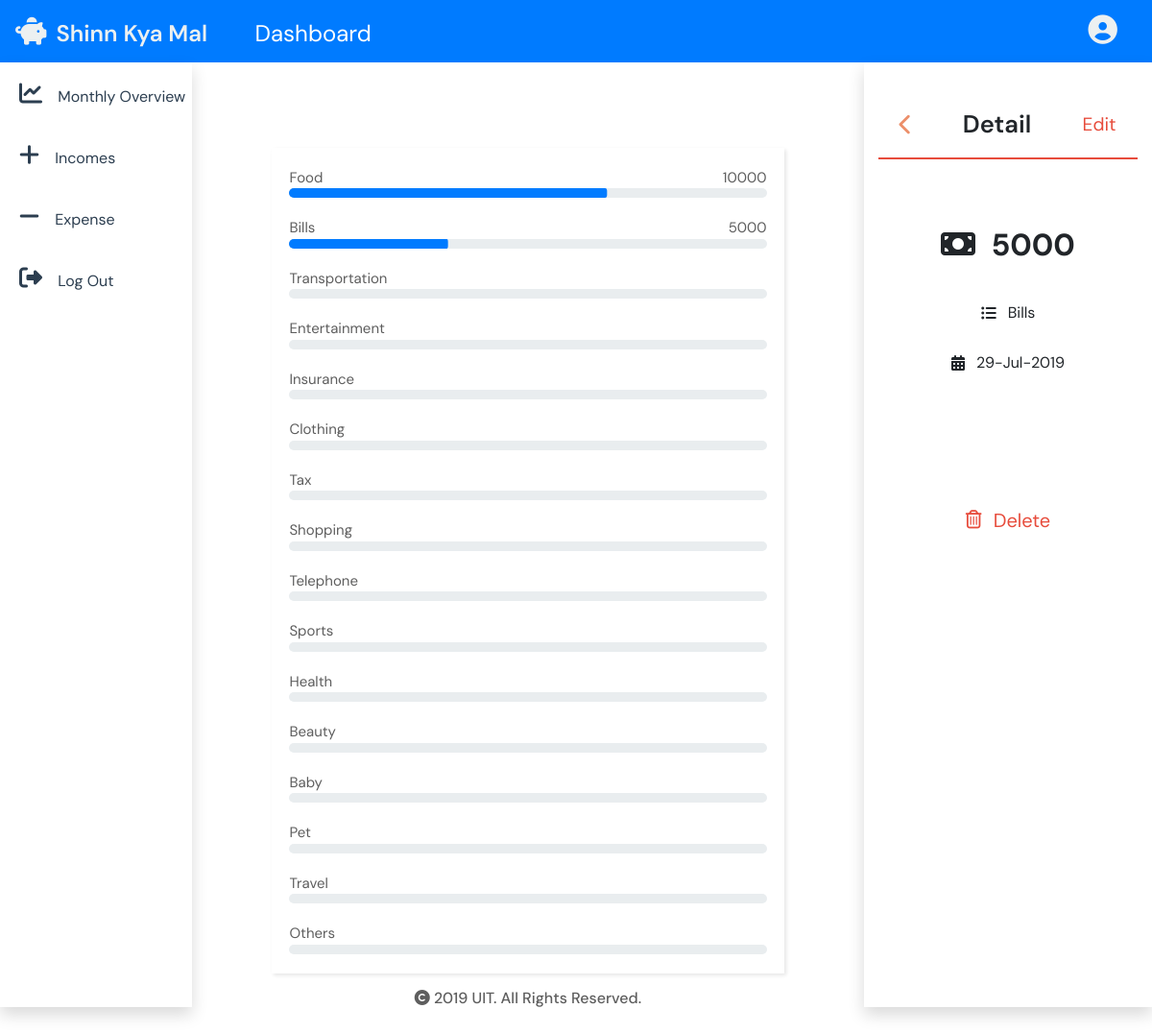
Page /main/expenseEdit.php?id=2 (signed in) on the committed database.
### tables this page shows
CREATE TABLE `expensebycat` (
  `expense_cat_fk_id` int(11) NOT NULL,
  `expense_user_cat_id` int(11) NOT NULL,
  `expense_cat_amount` int(11) NOT NULL,
  `expense_cat_date` date NOT NULL
);

CREATE TABLE `expense` (
  `expense_id` int(10) NOT NULL,
  `expense_categories` varchar(255) NOT NULL,
  `expense_user_fk_id` int(11) DEFAULT NULL,
  `expense_dateTime` date NOT NULL,
  `expense_amount` int(11) NOT NULL
);

### main/expenseEdit.php (the view, shortened to what this page needs)
<?php
    if(isset($_SESSION['user']))
    {
        $user_id = $_SESSION['id'];
        $id = $_GET['id'];
        include("D:/xampp/htdocs/Shinn-Kya-Mal---Final-master/main/cons/config.php");
        $sql = "SELECT * FROM expense WHERE expense_id='$id' ";
        $result = mysqli_query($conn, $sql);
        $row = mysqli_fetch_assoc($result);
        $date = $row['expense_dateTime'];
        $dateMonth = date('m',strtotime($date));
    }
    else if(!isset($_SESSION['user']))
    {
        header("location: signinPage.php?");
        exit();
    }
?>
<!DOCTYPE html>
<html lang="en">
<head>
    <link rel="stylesheet" href="https://maxcdn.bootstrapcdn.com/bootstrap/4.3.1/css/bootstrap.min.css">
    <link rel="stylesheet" href="style.php?month=<?php echo($dateMonth) ?>" type="text/css">
</head>
<body>
    <header id="main">
        <nav class="navbar navbar-light bg-primary">
            <a class="navbar-brand" href="#"><i class="fas fa-piggy-bank"></i>Shinn Kya Mal</a>
            <ul class="navbar-nav mr-auto my-auto">
                <li class="nav-item">
                    Dashboard
                </li>
            </ul>
            <span><a href="profilePage.php"><i class="fas fa-user-circle"></i></a></span>
        </nav>
    </header>
    <?php
        $currentMont = date('m', time());
    ?>
    <section id="sub-Main" class="h-100">
        <div class="container-fluid">
            <div class="row">
                <div class="col-2 shadow justify-content-md-center" id="left-column">
                    <ul class="nav flex-column">
                        <li class="nav-item">
                            <a class="nav-link" href="monthlyMainPage.php?month=<?php echo($currentMont) ?>">
                                <i class="fas fa-chart-line"></i>
                                <span>Monthly Overview</span>
                            </a>
                        </li>
                        <li class="nav-item">
                            <a class="nav-link" href="incomeMainPage.php?month=<?php echo($currentMont) ?>">
                                <i class="fas fa-plus"></i>
                                <span>Incomes</span>
                            </a>
                        </li>
                        <li class="nav-item">
                            <a class="nav-link" href="expenseMainPage.php?month=<?php echo($currentMont) ?>">
                                <i class="fas fa-minus"></i>
                                <span>Expense</span>
                            </a>
                        </li>
                        <li class="nav-item">
                            <a class="nav-link" href="logout_inc.php">
                                <i class="fas fa-sign-out-alt"></i>
                                <span> Log Out</span>
                            </a>
                        </li>
                    </ul>
                </div>
                <?php
                        $sqlFood = "SELECT * FROM expensebycat WHERE expense_user_cat_id='$user_id' AND MONTH(expense_cat_date)='$dateMonth' AND expense_cat_fk_id='37' ";
                        $resultFood = mysqli_query($conn, $sqlFood);
                        $rowFood = $resultFood->fetch_assoc();
                        $amountFood = $rowFood['expense_cat_amount'];
                        $sqlBills = "SELECT * FROM expensebycat WHERE expense_user_cat_id='$user_id' AND MONTH(expense_cat_date)='$dateMonth' AND expense_cat_fk_id='38' ";
                        $resultBills = mysqli_query($conn, $sqlBills);
                        $rowBills = $resultBills->fetch_assoc();
                        $amountBills = $rowBills['expense_cat_amount'];
                    ?>
                <div class="col" id="middle-column">
                <div class="frame1">
                    <div class="row donut justify-content-md-center">
                    </div>
                    <div class="row justify-content-md-center">
                        <div class="datas">
                            <div class="data users">
                                <div class="text">
                                    <span class="left">Food</span>
                                    <?php
                                        if($amountFood != 0)
                                        {
                                    ?>
                                        <span class="right"><?php echo($amountFood) ?></span>
                                    <?php
                                        }
                                    ?>
                                </div>
                                <div class="line1">
                                    <div class="fill1 Food">
                                    </div>
                                </div>
                            </div>
                            <div class="data gb">
                                <div class="text">
                                    <span class="left">Bills</span>
                                    <?php
                                        if($amountBills != 0)
                                        {
                                    ?>
                                        <span class="right"><?php echo($amountBills) ?></span>
                                    <?php
                                        }
                                    ?>
                                </div>
                                <div class="line1">
                                    <div class="fill1 Bills"></div>
                                </div>
                            </div>
                            <div class="data projects">
                                <div class="text">
                                    <span class="left">Transportation</span>
                                </div>
                                <div class="line1">
                                </div>
                            </div>
                            <div class="data projects">
                                <div class="text">
                                    <span class="left">Entertainment</span>
                                </div>
                                <div class="line1">
                                </div>
                            </div>
                            <div class="data projects">
                                <div class="text">
                                    <span class="left">Insurance</span>
                                </div>
                                <div class="line1">
                                </div>
                            </div>
                            <div class="data projects">
                                <div class="text">
                                    <span class="left">Clothing</span>
                                </div>
                                <div class="line1">
                                </div>
                            </div>
                            <div class="data projects">
                                <div class="text">
                                    <span class="left">Tax</span>
                                </div>
                                <div class="line1">
                                </div>
                            </div>
                            <div class="data projects">
                                <div class="text">
                                    <span class="left">Shopping</span>
                                </div>
                                <div class="line1">
                                </div>
                            </div>
                            <div class="data projects">
                                <div class="text">
                                    <span class="left">Telephone</span>
                                </div>
                                <div class="line1">
                                </div>
                            </div>
                            <div class="data projects">
                                <div class="text">
                                    <span class="left">Sports</span>
                                </div>
                                <div class="line1">
                                </div>
                            </div>
                            <div class="data projects">
                                <div class="text">
                                    <span class="left">Health</span>
                                </div>
                                <div class="line1">
                                </div>
                            </div>
                            <div class="data projects">
                                <div class="text">
                                    <span class="left">Beauty</span>
                                </div>
                                <div class="line1">
                                </div>
                            </div>
                            <div class="data projects">
                                <div class="text">
                                    <span class="left">Baby</span>
                                </div>
                                <div class="line1">
                                </div>
                            </div>
                            <div class="data projects">
                                    <div class="text">
                                        <span class="left">Pet</span>
                                    </div>
                                    <div class="line1">
                                    </div>
                                </div>
                                <div class="data projects">
                                        <div class="text">
                                            <span class="left">Travel</span>
                                        </div>
                                        <div class="line1">
                                        </div>
                                    </div>
                            <div class="data projects">
                                <div class="text">
                                    <span class="left">Others</span>
                                </div>
                                <div class="line1">
                                </div>
                            </div>
                        </div>
                    </div>
                    <div class="row justify-content-md-center py-3">
                        <h6><i class="fas fa-copyright"></i> 2019 UIT. All Rights Reserved. </h6>
                    </div>
                    </div>
                </div>
                <?php
                    $resultEdit = mysqli_query($conn, "SELECT * FROM expense WHERE expense_id='$id' ");
                    $rowEdit = mysqli_fetch_assoc($resultEdit);
                    $dateDetail = strtotime($rowEdit['expense_dateTime']);
                    $newDateFormat = date('d-M-Y', $dateDetail);
                    $returnMonth = date('m', $dateDetail);
                ?>
                <div class="col-3 shadow" id="right-column">
                    <div class="container-fluid">
                        <div class="row upperDetail">
                            <ul>
                                <li><a href="expenseMainPage.php?month=<?php echo($returnMonth) ?>"><i class="fas fa-chevron-left"></i></a></li>
                                <li>
                                    <h4>Detail</h4>
                                </li>
                                <li>
                                    <button type="button" class="btn btn-outline-*" data-toggle="modal" data-target="#editmodal">
                                        Edit
                                    </button>
                                </li>
                            </ul>
                        </div>
                    </div>
                    <div class="container-fluid amount">
                        <div class="row justify-content-md-center">
                            <ul>
                                <li>
                                    <i class="fas fa-money-bill"></i>
                                </li>
                                <li>
                                    <h4><?php echo($rowEdit['expense_amount']) ?></h4>
                                </li>
                            </ul>
                        </div>
                        <div class="row justify-content-md-center">
                            <i class="fas fa-list-ul"></i>
                            <p><?php echo($rowEdit['expense_categories']) ?></p>
                        </div>
                        <div class="row justify-content-md-center">
                            <i class="fas fa-calendar-alt"></i>
                            <p><?php echo($newDateFormat) ?></p>
                        </div>
                    </div>
                    <div class="row justify-content-md-center lastDelete">
                        <div class="row justify-content-md-center">
                            <i class="far fa-trash-alt"></i>
                            <a href="deleteExpenseData.php?id=<?php echo($id) ?>" class="text-dark">Delete</a>
                        </div>
                    </div>
                </div>
            </div>
        </div>
    </section>
</body>
</html>

### rows in the picture
expensebycat: expense_cat_amount "10000"
expensebycat: expense_cat_amount "5000"
expense: expense_amount "5000", expense_categories "Bills", expense_dateTime "29-Jul-2019"
